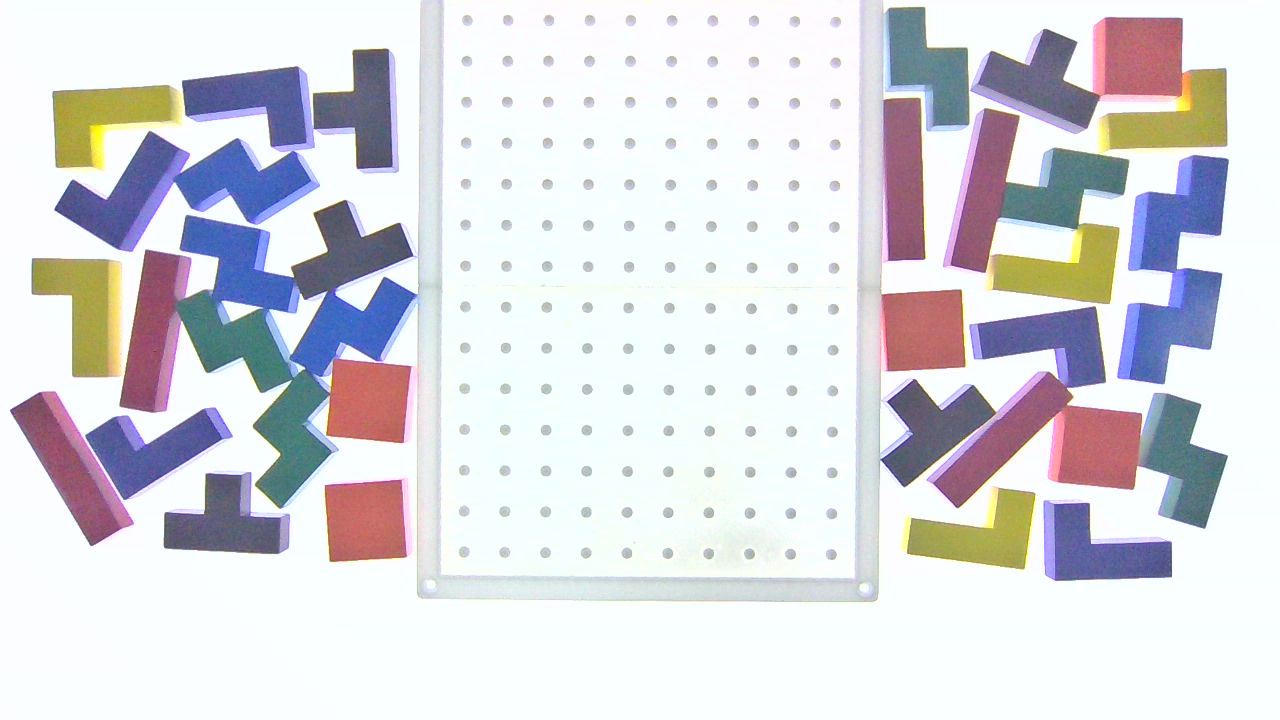
#> input picture tools/vision/7.png, 1280 x 720 px, found by its file name
$ python edge_confidence_map_test.py
#> lines starting #> are read from the running program, lines starting #| are printed output that depends on the picture; after the words box and inside, x2 and y2 are one past the last pixel; in counts of white or black regions, pixels touching at a corner belong together
# -*- coding: utf-8 -*-
"""
Edge Confidence Map 实验脚本（独立，不依赖其他运行代码）

实验流程：
1. 原图灰度化
2. 轻微 Gaussian 模糊
3. Canny 边缘（独立输出，供对比）
4. LSD 线段检测（独立于 Canny，直接用灰度图）
5. 删除短线（length < MIN_LENGTH px）
6. 利用 white mask，检查每条线两侧 3~5px：
   一侧白色比例 > WHITE_RATIO_THRESH -> 该线为"白板邻接边"
7. 生成 Edge Confidence Map：
   黑色 0   = 背景
   85       = 普通边
   255      = 白板邻接边

可视化（核心目的：看线段能否准确划分物体边界，用于识别定位）：
- 叠加在【原图】上：普通边=橙色，白板邻接边=红色，肉眼对比边界贴合程度
- 叠加在【灰度图】上：同样画法，排除颜色干扰看结构
- 四联对比图：原图 | 原图+线段 | 灰度+线段 | 伪彩置信图

运行方式（改下面 IMAGE_PATH 等参数后直接跑）：
/home/zhl/fr3env/fr3env/bin/python edge_confidence_map_test.py
"""

import cv2
import numpy as np
import os

# ===================== 传参区（改这里） =====================
IMAGE_PATH = "/home/zhl/SingleArmTetris/SingleArmTetris/src/tools/vision/7.png"  # 输入图片

# Canny 参数
CANNY_LOW = 50
CANNY_HIGH = 150

# Gaussian 参数
GAUSS_KSIZE = (3, 3)

# LSD 短线过滤
MIN_LENGTH = 15.0  # px，小于此长度的线段直接丢弃

# 白板 mask 参数（HSV 白色阈值）
WHITE_LOWER = np.array([0, 0, 180])    # HSV 下界
WHITE_UPPER = np.array([179, 60, 255])  # HSV 上界

# 线两侧采样
SIDE_OFFSET = 4.0        # 沿法线偏移 3~5px
SIDE_RATIO_THRESH = 0.8  # 一侧白色比例 > 80% -> 白板邻接边

# 可视化参数
LINE_THICKNESS = 2                 # 叠加线宽
NORMAL_EDGE_COLOR = (0, 200, 255)  # 普通边颜色（BGR，橙色）
WHITE_EDGE_COLOR = (0, 0, 255)     # 白板邻接边颜色（BGR，红色）
SHOW_WINDOW = True                 # False 则只存图不弹窗（无显示器环境）
PANEL_SCALE = 0.5                  # 四联对比图窗口缩放

# 输出
SAVE_DIR = os.path.dirname(os.path.abspath(__file__))  # 结果保存到脚本同目录
# ==========================================================


def build_white_mask(bgr):
    """生成白色区域 mask（单通道 0/255）"""
    hsv = cv2.cvtColor(bgr, cv2.COLOR_BGR2HSV)
    mask = cv2.inRange(hsv, WHITE_LOWER, WHITE_UPPER)
    # 轻微形态学去噪
    kernel = np.ones((3, 3), np.uint8)
    mask = cv2.morphologyEx(mask, cv2.MORPH_OPEN, kernel)
    mask = cv2.morphologyEx(mask, cv2.MORPH_CLOSE, kernel)
    return mask


def sample_side_ratio(line, white_mask, sign):
    """
    沿线段法线方向偏移 SIDE_OFFSET，采样该偏移线上的白色像素比例。
    line: [x1, y1, x2, y2]
    sign: +1 或 -1，表示法线的哪一侧
    返回白色比例 (0~1)，采样失败返回 0
    """
    x1, y1, x2, y2 = line
    dx, dy = x2 - x1, y2 - y1
    length = np.hypot(dx, dy)
    if length < 1e-6:
        return 0.0
    # 单位法向量
    nx, ny = -dy / length, dx / length
    ox, oy = nx * SIDE_OFFSET * sign, ny * SIDE_OFFSET * sign

    h, w = white_mask.shape
    n_samples = max(int(length), 2)
    ts = np.linspace(0, 1, n_samples)
    xs = x1 + ts * dx + ox
    ys = y1 + ts * dy + oy
    xi = np.round(xs).astype(int)
    yi = np.round(ys).astype(int)
    valid = (xi >= 0) & (xi < w) & (yi >= 0) & (yi < h)
    if not np.any(valid):
        return 0.0
    vals = white_mask[yi[valid], xi[valid]]
    return float(np.count_nonzero(vals)) / len(vals)


def detect_and_classify(gray, white_mask):
    """
    Step 4~6: LSD 检测 + 短线过滤 + 白板邻接分类。
    返回 [(x1, y1, x2, y2, is_white_edge), ...]
    """
    lsd = cv2.createLineSegmentDetector()
    lines = lsd.detect(gray)[0]  # shape (N,1,4)
    if lines is None:
        lines = np.empty((0, 1, 4), dtype=np.float32)
    print("LSD 原始线段数: %d" % len(lines))

    kept = []
    for line in lines[:, 0, :]:
        x1, y1, x2, y2 = line
        if np.hypot(x2 - x1, y2 - y1) < MIN_LENGTH:
            continue  # Step 5 删短线
        ratio_p = sample_side_ratio(line, white_mask, +1)
        ratio_m = sample_side_ratio(line, white_mask, -1)
        is_white = max(ratio_p, ratio_m) > SIDE_RATIO_THRESH
        kept.append((x1, y1, x2, y2, is_white))
    return kept


def draw_overlay(base_bgr, seg_lines, with_legend=True):
    """
    把分割线段叠加到一张 BGR 图上（原图或灰度转 BGR 都可以）。
    普通边=橙色，白板邻接边=红色，直接看边界贴合程度。
    """
    vis = base_bgr.copy()
    for x1, y1, x2, y2, is_white in seg_lines:
        color = WHITE_EDGE_COLOR if is_white else NORMAL_EDGE_COLOR
        cv2.line(vis,
                 (int(round(x1)), int(round(y1))),
                 (int(round(x2)), int(round(y2))),
                 color, LINE_THICKNESS, cv2.LINE_AA)
    if with_legend:
        h = vis.shape[0]
        cv2.putText(vis, "white-board edge", (10, h - 30),
                    cv2.FONT_HERSHEY_SIMPLEX, 0.6, WHITE_EDGE_COLOR, 2)
        cv2.putText(vis, "normal edge", (10, h - 10),
                    cv2.FONT_HERSHEY_SIMPLEX, 0.6, NORMAL_EDGE_COLOR, 2)
    return vis


def build_confidence_map(gray, seg_lines):
    """
    Step 7: 灰度 Edge Confidence Map
    黑 0 = 背景，85 = 普通边，255 = 白板邻接边
    注意不用 LINE_AA，保证像素值严格是 0/85/255，方便后续模板匹配
    """
    conf_map = np.zeros_like(gray)
    for x1, y1, x2, y2, is_white in seg_lines:
        val = 255 if is_white else 85
        cv2.line(conf_map,
                 (int(round(x1)), int(round(y1))),
                 (int(round(x2)), int(round(y2))),
                 val, 1)
    return conf_map


def colorize_confidence(conf_map):
    """置信图伪彩色：背景黑，普通边绿，白板邻接边红（仅用于肉眼观察）"""
    lut = np.zeros((1, 256, 3), dtype=np.uint8)
    lut[0, 85] = (0, 255, 0)    # 普通边 -> 绿
    lut[0, 255] = (0, 0, 255)   # 白板邻接边 -> 红
    return cv2.LUT(cv2.cvtColor(conf_map, cv2.COLOR_GRAY2BGR), lut)


def main():
    bgr = cv2.imread(IMAGE_PATH)
#> bgr is the input picture: shape (720, 1280, 3); mean B, G, R 222.2, 217.2, 217
    if bgr is None:
        raise FileNotFoundError("读不到图片: %s" % IMAGE_PATH)

    # Step 1 灰度化
    gray = cv2.cvtColor(bgr, cv2.COLOR_BGR2GRAY)
    gray_bgr = cv2.cvtColor(gray, cv2.COLOR_GRAY2BGR)  # 用于叠加显示

    # Step 2 轻微 Gaussian
    blur = cv2.GaussianBlur(gray, GAUSS_KSIZE, 0)

    # Step 3 Canny（独立输出对比）
    edges = cv2.Canny(blur, CANNY_LOW, CANNY_HIGH)
#> edges: shape (720, 1280); 2.8% white in thin lines or dots, all inside (x1, y1, x2, y2) = (10, 0, 1229, 603)

    # white mask
    white_mask = build_white_mask(bgr)
#> in build_white_mask, `mask = cv2.morphologyEx(mask, cv2.MORPH_CLOSE, kernel)`:
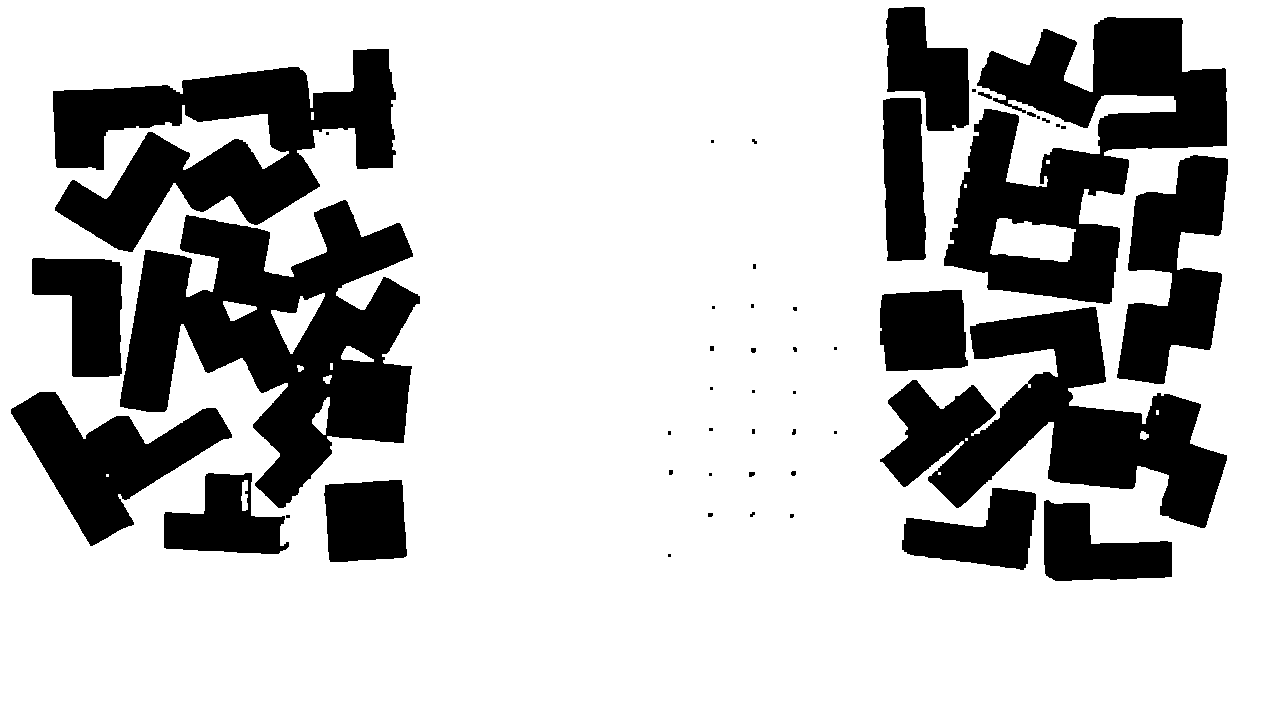
#> mask: shape (720, 1280); 74.9% white; 49 black regions (27 under 20 px), largest, box (x1, y1, x2, y2) and area: (120, 200, 420, 508) 45137, (944, 17, 1227, 304) 38456, (53, 49, 396, 252) 34147

    # Step 4~6 LSD + 过滤 + 分类
    seg_lines = detect_and_classify(gray, white_mask)
#> in detect_and_classify, `lines = lsd.detect(gray)[0]`: lines = 502 rows, first 6: [185, 114.3, 181.3, 81.66], [923.1, 259, 883, 260.9], [407.3, 241.7, 411.6, 252], [278.2, 553.7, 165.6, 548.1], [203.9, 513.1, 204.9, 473.2], [401.5, 226.5, 407.8, 241]
#| LSD 原始线段数: 502
#> the loop in detect_and_classify, `for line in lines[:, 0, :]:` made 502 passes
#> line on passes 22 to 24: [327.4, 249.7, 312.7, 213.5], [970.5, 323.7, 1039.7, 313.9], [179, 248.5, 184.8, 215.7]
    n_white = sum(1 for *_, w in seg_lines if w)
    print("过滤后线段数: %d, 其中白板邻接边: %d" % (len(seg_lines), n_white))
#| 过滤后线段数: 341, 其中白板邻接边: 255

    # Step 7 Edge Confidence Map
    conf_map = build_confidence_map(gray, seg_lines)
#> the loop in build_confidence_map, `for x1, y1, x2, y2, is_white in seg_lines:` made 341 passes
#> after the loop in build_confidence_map, `for x1, y1, x2, y2, is_white in seg_lines:`:
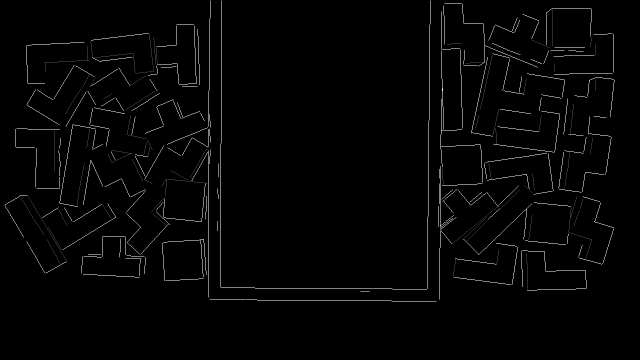
#> conf_map: shape (720, 1280) (shown at 1/2 size); min 0, max 255, mean 4.2

    # ============ 可视化：把分割结果画回原图和灰度图 ============
    vis_on_bgr = draw_overlay(bgr, seg_lines)        # 原图 + 分割线
#> the loop in draw_overlay, `for x1, y1, x2, y2, is_white in seg_lines:` made 341 passes
    vis_on_gray = draw_overlay(gray_bgr, seg_lines)  # 灰度 + 分割线
#> call 2 of draw_overlay, with with_legend = True
#> the loop in draw_overlay (call 2), `for x1, y1, x2, y2, is_white in seg_lines:` made 341 passes
#> after the loop in draw_overlay (call 2), `for x1, y1, x2, y2, is_white in seg_lines:`:
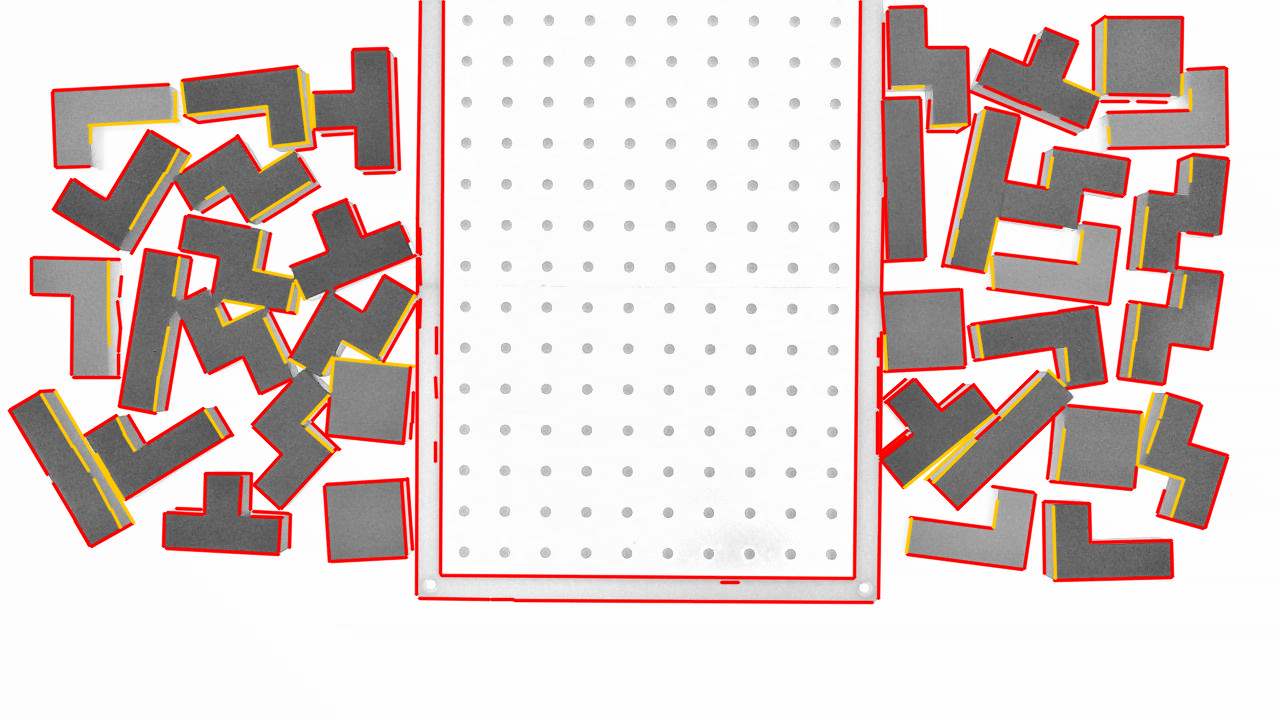
#> vis: shape (720, 1280, 3); mean B, G, R 204.8, 207.5, 222
    conf_color = colorize_confidence(conf_map)       # 伪彩置信图

    # 保存结果
    os.makedirs(SAVE_DIR, exist_ok=True)
    outputs = {
        "ecm_gray.png": gray,                    # 灰度图
        "ecm_canny.png": edges,                  # Canny 边缘
        "ecm_white_mask.png": white_mask,        # white mask
        "ecm_confidence_map.png": conf_map,      # 置信边图（灰度 0/85/255）
        "ecm_overlay_bgr.png": vis_on_bgr,       # 原图 + 分割线
        "ecm_overlay_gray.png": vis_on_gray,     # 灰度 + 分割线
        "ecm_confidence_color.png": conf_color,  # 伪彩置信图
    }
    for name, img in outputs.items():
        path = os.path.join(SAVE_DIR, name)
        cv2.imwrite(path, img)
        print("已保存 %-28s -> %s" % (name, path))
#> this loop made 7 passes
#> name on passes 1 to 7: 'ecm_gray.png', 'ecm_canny.png', 'ecm_white_mask.png', 'ecm_confidence_map.png', 'ecm_overlay_bgr.png', 'ecm_overlay_gray.png', 'ecm_confidence_color.png'
#> (printed output is left out)

    # 四联对比图：原图 | 原图+分割线 | 灰度+分割线 | 伪彩置信图
    panel = np.hstack([bgr, vis_on_bgr, vis_on_gray, conf_color])
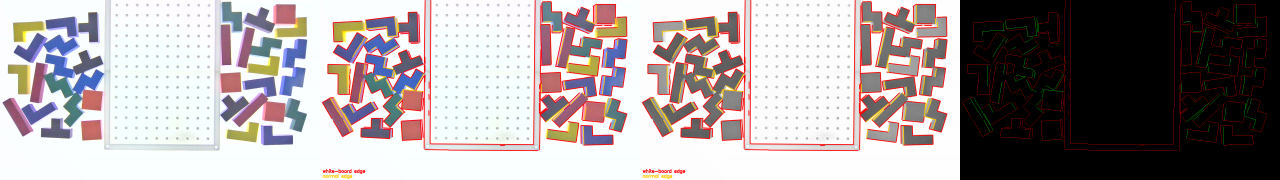
#> panel: shape (720, 5120, 3) (shown at 1/4 size); mean B, G, R 158.6, 158, 166
    out_panel = os.path.join(SAVE_DIR, "ecm_panel.png")
    cv2.imwrite(out_panel, panel)
    print("  四联对比图    ->", out_panel)
#|   四联对比图    -> tools/vision/edge_confidence_test/ecm_panel.png

    if SHOW_WINDOW:
        cv2.imshow("panel (press any key to exit)", cv2.resize(
            panel, None, fx=PANEL_SCALE, fy=PANEL_SCALE))
        cv2.waitKey(0)
        cv2.destroyAllWindows()


if __name__ == "__main__":
    main()
